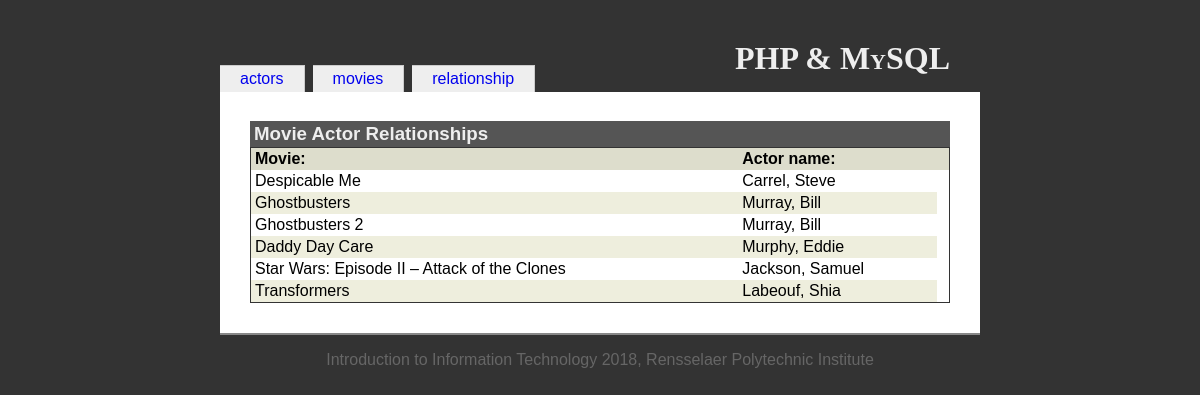
The app's page /inclassexample/reltab.php with its own data.
### tables this page shows
CREATE TABLE `actors` (
  `actorid` int(10) UNSIGNED NOT NULL,
  `first_name` varchar(60) NOT NULL,
  `last_name` char(40) NOT NULL,
  `dob` date NOT NULL
);

CREATE TABLE `movies` (
  `movieid` int(10) UNSIGNED NOT NULL,
  `title` varchar(100) NOT NULL,
  `year` char(4) DEFAULT NULL
);

### inclassexample/reltab.php (the view, shortened to what this page needs)
<?php
  include('includes/init.inc.php');
  include('includes/functions.inc.php');
?>
<?php
include('includes/head.inc.php');
?>
<h1>PHP &amp; MySQL</h1>
<?php include('includes/menubody.inc.php'); ?>
<?php
$dbOk = false;
@$db = new mysqli('localhost', 'phpmyadmin', 'Fodphpftw2', 'iit');
if ($db->connect_error) {
   echo '<div class="messages">Could not connect to the database. Error: ';
   echo $db->connect_errno . ' - ' . $db->connect_error . '</div>';
} else {
   $dbOk = true;
}
?>
<h3>Movie Actor Relationships</h3>
<table id="actorTable">
   <?php
   if ($dbOk) {
      $query = 'select * from movie_actors order by itemid';
      $result = $db->query($query);
      $numRecords = $result->num_rows;
      echo '<tr><th>Movie:</th><th>Actor name:</th><th></th></tr>';
      for ($i = 0; $i < $numRecords; $i++) {
         $record = $result->fetch_assoc();
         $actquery = 'select last_name, first_name from actors where actorid = ' . $record['actorid'];
         $actRes = $db->query($actquery);
         $actRec = $actRes->fetch_assoc();
         $movquery = 'select title from movies where movieid = ' . $record['movieid'];
         $movRes = $db->query($movquery);
         $movRec = $movRes->fetch_assoc();
         if ($i % 2 == 0) {
            echo "\n" . '<tr id="rel-' . $record['itemid'] . '"><td>';
         } else {
            echo "\n" . '<tr class="odd" id="rel-' . $record['itemid'] . '"><td>';
         }
         echo htmlspecialchars($movRec['title']);
         echo '</td><td>';
         echo htmlspecialchars($actRec['last_name']) . ', ';
         echo htmlspecialchars($actRec['first_name']);
      }
   }
   ?>
</table>
<?php include('includes/foot.inc.php');
?>

### inclassexample/resources/iit.css (style rules this page uses)
body { font-family: Georgia, Arial, Helvetica, sans-serif; color: black; background-color: #333; margin: 0; padding: 0; }
h1 { position: relative; top: 20px; text-align: right; margin: 20px 30px 0 0; font-family: Palatino, Times New Roman, Times, serif; font-variant: small-caps; }
h3 { margin: 1em 0 0 0; background-color: #555; color: #eee; padding: 2px 4px; }
table { margin: 0; }
th { text-align: left; padding-right: 1em; }
td { padding-right: 1em; }
#actorTable { width: 100%; border-spacing: 0; border: 1px solid #333; }
#actorTable th { background-color: #ddc; padding: 2px 4px; }
#actorTable td { padding: 2px 4px; }
#actorTable tr.odd td { background-color: #eed; color: black; }

### records on screen
actors: movies.title "Despicable Me", last_name "Carrel", first_name "Steve"
actors: movies.title "Ghostbusters", last_name "Murray", first_name "Bill", movies.title "Ghostbusters 2"
actors: movies.title "Daddy Day Care", last_name "Murphy", first_name "Eddie"
actors: movies.title "Star Wars: Episode II – Attack of the Clones", last_name "Jackson", first_name "Samuel"
actors: movies.title "Transformers", last_name "Labeouf", first_name "Shia"

### other values on screen
$value "actors"
$value "movies"
$value "relationship"
